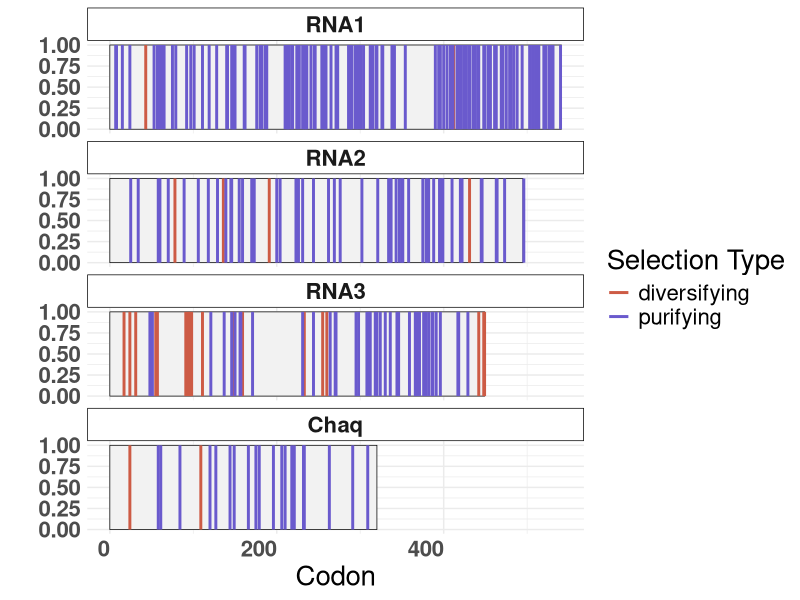
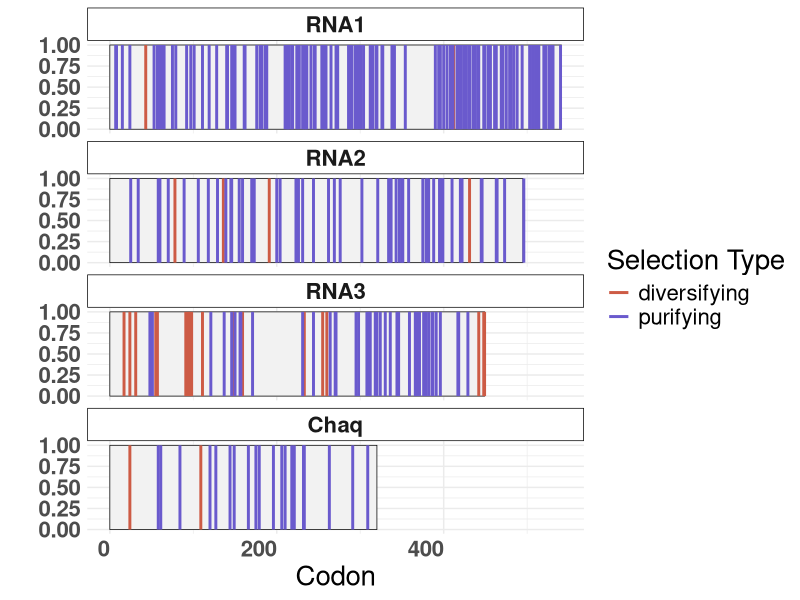

Reproduce these figures in R, in order.
# This script was used to compile the data from the selection analyses.
library(tidyverse)

chaq <- read.csv("analyses/trees/Chaq/Chaq_FEL.csv") %>% 
  mutate(segment = "Chaq")

RNA1 <- read.csv("analyses/trees/RNA1/RNA1_FEL.csv") %>% 
  mutate(segment = "RNA1")

RNA2 <- read.csv("analyses/trees/RNA2/RNA2_FEL.csv") %>% 
  mutate(segment = "RNA2")

RNA3 <- read.csv("analyses/trees/RNA3/RNA3_FEL.csv") %>% 
  mutate(segment = "RNA3")

all_invariable <- rbind(chaq, RNA1, RNA2, RNA3) %>% 
  filter(class == "Invariable") %>% 
  select(segment, codon, alpha, beta, alpha.beta, LRT, p.value, Total.branch.length)

write.csv(all_invariable, file = "analyses/trees/invariable_selection.csv")

all_neutral <- rbind(chaq, RNA1, RNA2, RNA3) %>% 
  filter(class == "Neutral") %>% 
  select(segment, codon, alpha, beta, alpha.beta, LRT, p.value, Total.branch.length)

write.csv(all_neutral, file = "analyses/trees/invariable_neutral.csv")

all_purifying <- rbind(chaq, RNA1, RNA2, RNA3) %>% 
  filter(class == "Purifying") %>% 
  select(segment, codon, alpha, beta, alpha.beta, LRT, p.value, Total.branch.length)

write.csv(all_purifying, file = "analyses/trees/purifying_selection.csv")

all_diversifying <- rbind(chaq, RNA1, RNA2, RNA3) %>% 
  filter(class == "Diversifying") %>% 
  select(segment, codon, alpha, beta, alpha.beta, LRT, p.value, Total.branch.length)

write.csv(all_diversifying, file = "analyses/trees/diversifying_selection.csv")

significant_diversifying <- filter(all_diversifying, p.value < 0.09)
significant_purifying    <- filter(all_purifying,    p.value < 0.09)

significant_diversifying$selection_type <- "diversifying"
significant_purifying$selection_type    <- "purifying"

all_significant <- rbind(significant_diversifying, significant_purifying)

# how long are coding sequence?
# these #s based on FoCo17 sequences, MT742160 - MT742163

RNA1_codons <- 541
RNA2_codons <- 495
RNA3_codons <- 449
Chaq_codons <- 320

codon_lengths <- tibble(
  segment    = c("RNA1",     "RNA2",       "RNA3",      "Chaq"),
  num_codons = c(RNA1_codons, RNA2_codons, RNA3_codons, Chaq_codons)
)

# reorder for plotting: chaq last
all_significant$segment <- fct_relevel(all_significant$segment, "Chaq", after=3)
codon_lengths$segment <- fct_relevel(codon_lengths$segment, "Chaq", after=3)

ggplot(all_significant) +
  geom_rect(data=codon_lengths, 
            aes(xmin = 0, xmax = num_codons, ymin=0, ymax=1),
            linewidth=0.25, color="black", fill="grey95") +
  geom_segment(data=all_significant, 
               aes(x=codon, xend=codon, y=0, yend=1, color=selection_type),
               linewidth=1) +
  facet_wrap(~segment, ncol = 1) + 
  theme_minimal(base_size = 11) +
  theme(strip.background = element_rect(colour = "black", fill = "white"),
        strip.text = element_text(face = "bold"),
        axis.text = element_text(face = "bold"),
        text = element_text(size = 20),
        axis.text.x = element_text(angle = 0, hjust = 1, vjust = 1)) +
  scale_color_manual(values=c("coral3", "slateblue")) + 
  labs(x = "Codon", y = "", color = "Selection Type") 

ggsave("analyses/plots/Fig_9_sites_under_selection.pdf", width=7.5, height=6, units="in")
